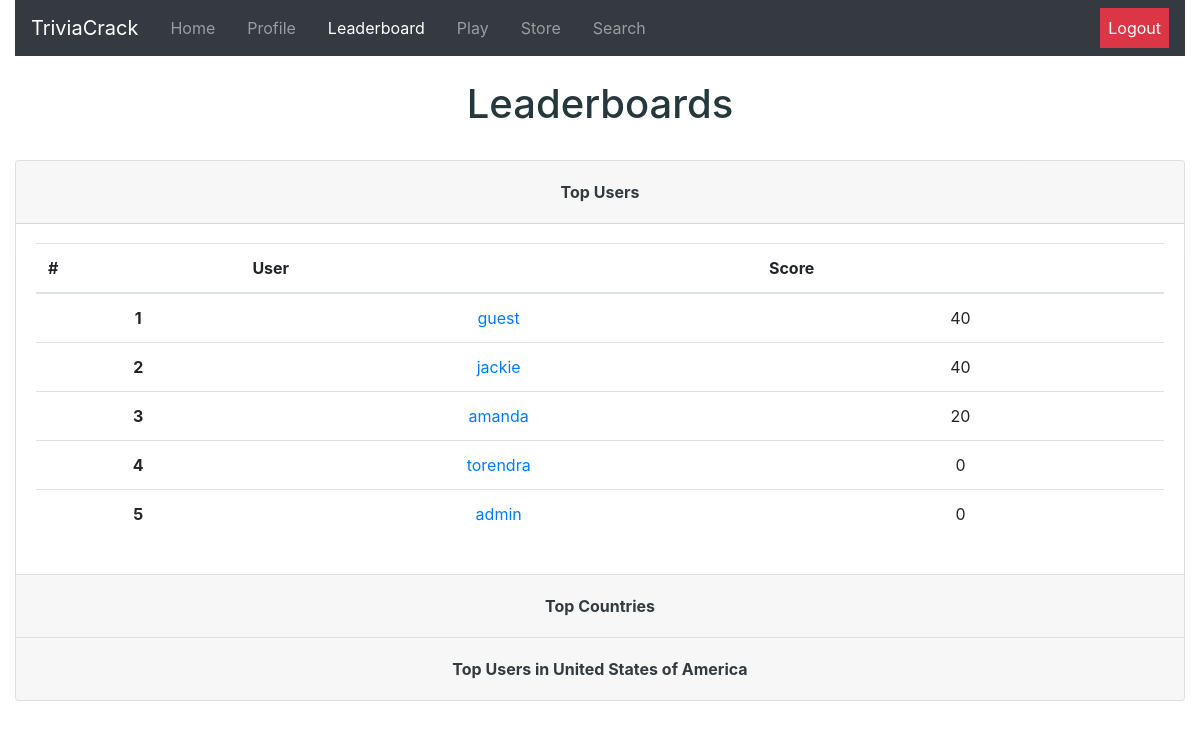
The page /leaderboard (signed in) on the database its author committed.
### tables this page shows
CREATE TABLE user_tbl (username TEXT, password TEXT, pic TEXT, coll TEXT, game_id TEXT, money INT, flag TEXT, stat TEXT, score INT);

### app.py (the view)
@app.route("/leaderboard")
@login_required
def leaderboard():
    user = session['username']
    country = db_manager.getCountry(user)
    leaderboard=db_manager.userLeaderboard()
    nationboard=db_manager.nationLeaderboard()
    countryboard=db_manager.myCountryboard(user)
    return render_template("leaderboard.html",
                            leaderboard=enumerate(leaderboard.items()),
                            nationboard=enumerate(nationboard.items()),
                            countryboard=enumerate(countryboard.items()),
                            country=country,
                            board="active")

### app.py (called while the page is built)
def login_required(f):
    @wraps(f)
    def dec(*args, **kwargs):
        if 'username' in session:
            for arg in args:
                print(arg)
            return f(*args, **kwargs)
        flash('You must be logged in to view this page!', 'alert-danger')
        return redirect('/')
    return dec

### utl/db_builder.py (called while the page is built)
def exec(cmd):
    db = sqlite3.connect(DB_FILE)
    c = db.cursor()
    output = c.execute(cmd)
    db.commit()
    return output

def execmany(cmd, inputs):
    db = sqlite3.connect(DB_FILE)
    c = db.cursor()
    output = c.execute(cmd, inputs)
    db.commit()
    return output

### utl/db_manager.py (called while the page is built)
def getCountry(username):
    q = "SELECT flag from user_tbl WHERE username=?"
    inputs = (username,)
    data = execmany(q, inputs).fetchone()[0]
    return data

def orderDict(list):
    list = sorted(list, key=lambda x:x[1])
    list = list[::-1]
    dict = OrderedDict()
    for item in list:
        dict[item[0]] = item[1]
    return dict

def userLeaderboard():
    q = "SELECT username, score FROM user_tbl"
    data = exec(q).fetchall()
    return orderDict(data)

def nationLeaderboard():
    q = "SELECT country, SUM(score) FROM user_tbl, flags_tbl WHERE flags_tbl.country = user_tbl.flag GROUP BY flags_tbl.country"
    data = exec(q).fetchall()
    data = orderDict(data)
    return data

def myCountryboard(username):
    q = "SELECT flag FROM user_tbl WHERE username=?"
    inputs = (username,)
    country = execmany(q, inputs).fetchone()[0]
    q = "SELECT username,score FROM user_tbl WHERE flag=?"
    inputs = (country,)
    countryRank = orderDict(execmany(q, inputs).fetchall())
    return countryRank

### templates/leaderboard.html (shortened to what this page needs)
{% extends "_base.html" %}
{% block body %}
  <h1><font color ="#25383C">Leaderboards</font></h1><br>
	<div class="accordion" id="accordionExample">
  <div class="card">
    <div class="card-header" id="headingOne">
      <h5 class="mb-0">
        <button class="btn btn-link text-dark font-weight-bold" type="button" data-toggle="collapse" data-target="#collapseOne" aria-expanded="true" aria-controls="collapseOne">
          Top Users
        </button>
      </h5>
    </div>
    <div id="collapseOne" class="collapse show" aria-labelledby="headingOne" data-parent="#accordionExample">
      <div class="card-body">
				<table class="table">
					<thead>
						<tr>
							<th scope="col">#</th>
							<th scope="col">User</th>
							<th scope="col">Score</th>
						</tr>
					</thead>
					<tbody>
						{% for i, (k, v) in leaderboard %}
						<tr class="text-center">
							<th>{{ i + 1 }}</th>
							<td><a href="/home?user={{k}}">{{ k }}</a></td>
							<td>{{ v }}</td>
						</tr>
						{% endfor %}
					</tbody>
				</table>
      </div>
    </div>
  </div>
  <div class="card">
    <div class="card-header" id="headingTwo">
      <h5 class="mb-0">
        <button class="btn btn-link collapsed text-dark font-weight-bold" type="button" data-toggle="collapse" data-target="#collapseTwo" aria-expanded="false" aria-controls="collapseTwo">
          Top Countries
        </button>
      </h5>
    </div>
  </div>
  <div class="card">
    <div class="card-header" id="headingThree">
      <h5 class="mb-0">
        <button class="btn btn-link collapsed text-dark font-weight-bold" type="button" data-toggle="collapse" data-target="#collapseThree" aria-expanded="false" aria-controls="collapseThree">
          Top Users in {{ country }}
        </button>
      </h5>
    </div>
  </div>
</div>
<br>
{% endblock %}

### templates/_base.html (shortened to what this page needs)
<!DOCTYPE html>
<html>
	<head>
		<link rel="stylesheet" href="https://maxcdn.bootstrapcdn.com/bootstrap/4.3.1/css/bootstrap.min.css">
	</head>
	<body>
		<div class="container-fluid">
			<center>
				{% block header %}
				<nav class="navbar navbar-expand-lg navbar-dark bg-dark">
				    <a class="navbar-brand" href="/home">TriviaCrack</a>
				    <div class="collapse navbar-collapse" id="navbarSupportedContent">
				        <ul class="navbar-nav">
				            <li class="nav-item {{ home }} px-2">
				                <a class="nav-link" href="/home">Home </a>
				            </li>
				            <li class="nav-item {{ profile }} px-2">
				                <a class="nav-link" href="/profile">Profile</a>
				            </li>
										<li class="nav-item {{ board }} px-2">
				                <a class="nav-link" href="/leaderboard">Leaderboard</a>
				            </li>
				            <li class="nav-item {{ play }} px-2">
				                <a class="nav-link" href="/play">Play</a>
				            </li>
										<li class="nav-item {{ store }} px-2">
				                <a class="nav-link" href="/store">Store</a>
				            </li>
										<li class="nav-item {{ search }} px-2">
				                <a class="nav-link" href="/search">Search</a>
				            </li>
				        </ul>
				        <ul class="navbar-nav ml-auto">
										<li class="nav-item navbar-right">
				                <a class="nav-link text-white bg-danger" href="/logout">Logout</a>
				            </li>
				        </ul>
				    </div>
				</nav>
				{% endblock %}
				<br>
				{% set msgs = get_flashed_messages(with_categories=true) %}
				{% block body %}{% endblock %}
			</center>
		</div>
	</body>
</html>

### rows shown on the page
user_tbl: leaderboard "guest"
user_tbl: leaderboard "jackie"
user_tbl: leaderboard "amanda"
user_tbl: leaderboard "torendra"
user_tbl: leaderboard "admin", flag "United States of America"

### other values the page prints
{{ i + 1 }} "1" "2" "3" "4" "5"
{{ v }} "40" "40" "20" "0" "0"
